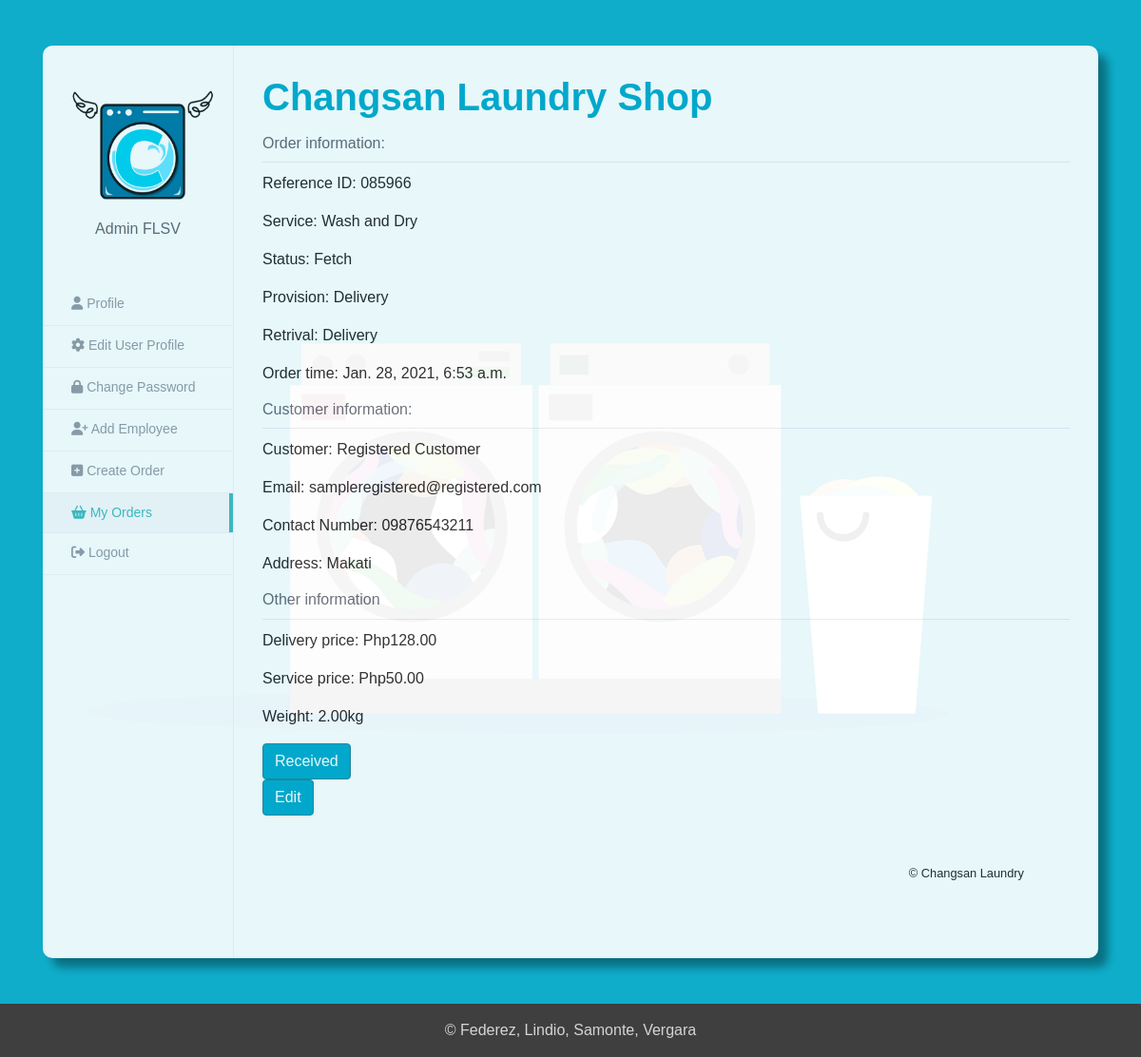
The page /orders/085966 (signed in) on the database as committed earlier.
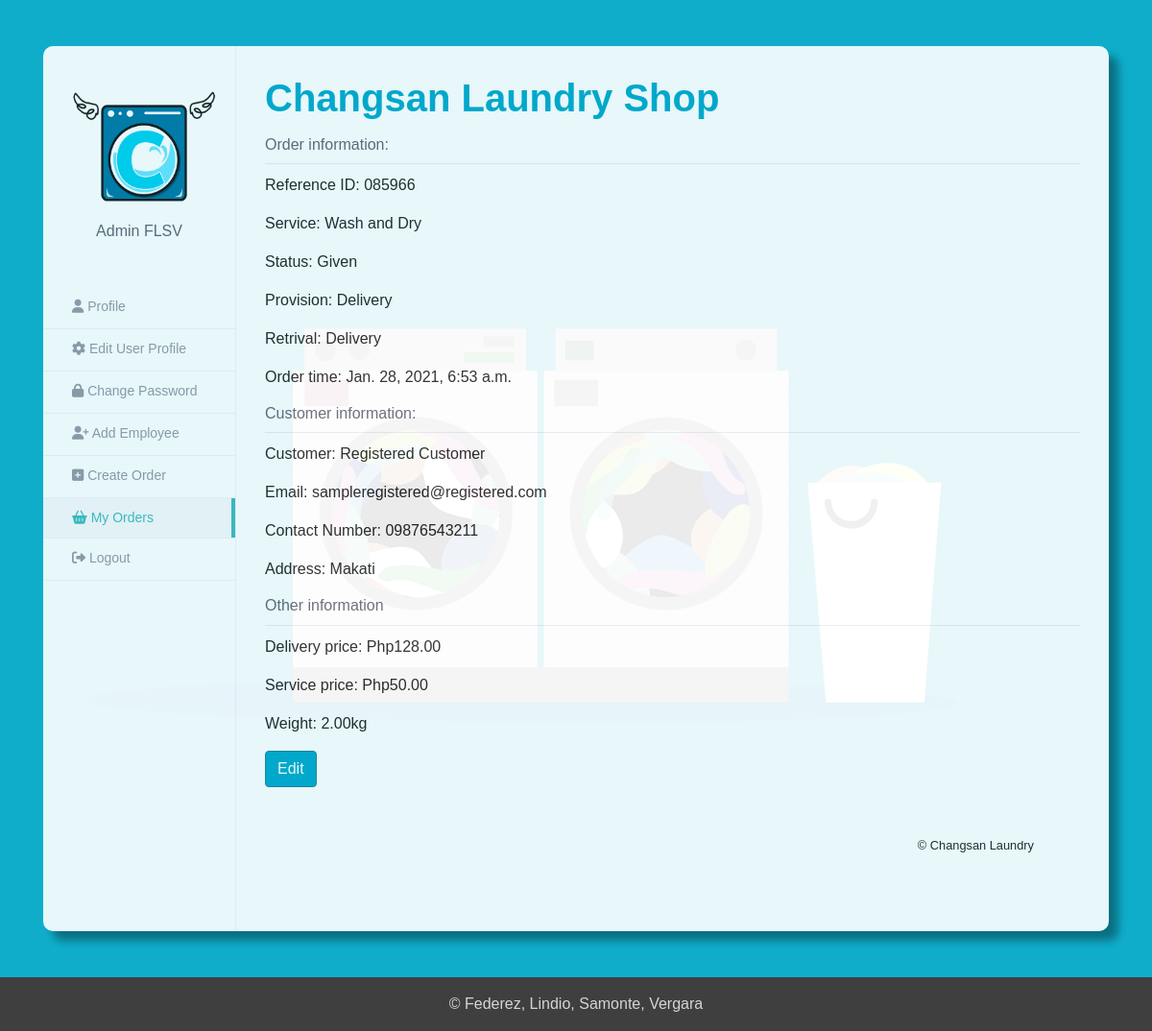
The same page on the database as committed later.
### orders/views.py (the view, shortened to what this page needs)
# urls.py: path('<str:ref_id>', OrderDetailView.as_view(), name="order_detail"),
class OrderDetailView(LoginRequiredMixin, View):
    def get(self, request, ref_id):
        order = get_order_by_ref_id(ref_id)
        print(order.status)
        return render(request, 'order_details.html', {'order': order,
                                                      'order_status_name': ['Fetch', 'Received', 'Confirm', 'Processing', 'Ready', 'Given', ''][order.status]
                                                      })

### orders/views.py (called while the page is built)
def get_order_by_ref_id(id):
    try:
        return Order.objects.get(ref_id = id)
    except Order.DoesNotExist:
        return None

### templates/order_details.html (shortened to what the changed rows need)
{% load static %}
<!DOCTYPE html>
<html lang="en">
<head>
  <link rel="stylesheet" href="http://maxcdn.bootstrapcdn.com/bootstrap/4.0.0/css/bootstrap.min.css">
  <link rel="stylesheet" href="https://cdnjs.cloudflare.com/ajax/libs/OwlCarousel2/2.3.4/assets/owl.carousel.min.css">
  <link href="{% static 'css/profile.css' %}" rel="stylesheet">
</head>
<body>
  <div class="container">
      <div class="view-account">
          <section class="module">
              <div class="module-inner">
                  <div class="content-panel my-5">
                      <h2 class="title">Changsan Laundry Shop </h2>
                      <fieldset class="fieldset">
                          <h3 class="fieldset-title">Order information: </h3>
                          <p> Reference ID: {{ order.ref_id }} </p>
                          <p> Service:
                              {% if order.service == 0 %} Wash and Dry
                              {% elif order.service == 1 %} Wash, Dry, Fold
                              {% elif order.service == 2 %} Dry Cleaning
                              {% elif order.service == 3 %} Laundromat Products
                              {% endif %}
                          </p>
                          <p> Status:
                              {% if order.status == 0 %} Cancelled
                              {% elif order.status == 1 %} Fetch
                              {% elif order.status == 2 %} Received
                              {% elif order.status == 3 %} Confirmed
                              {% elif order.status == 4 %} Processing
                              {% elif order.status == 5 %} Ready
                              {% elif order.status == 6 %} Given
                              {% endif %}
                          </p>
                          <p> Provision:
                              {% if order.provision_type == 0 %} Delivery
                              {% else %} Drop-off
                              {% endif %}
                          </p>
                          <p> Retrival:
                              {% if order.retrieval_type == 0 %} Delivery
                              {% else %} Pick-up
                              {% endif %}
                          </p>
                          <p> Order time: {{ order.order_time }} </p>
                          <h3 class="fieldset-title"> Customer information: </h3>
                          <p> Customer: {{ order.customer.user.first_name }} {{ order.customer.user.last_name}} </p>
                          <p> Email: {{ order.customer.user.email }} </p>
                          <p> Contact Number: {{ order.customer.contact }} </p>
                          <p> Address: {{ order.address }} </p>
                          <h3 class="fieldset-title"> Other information </h3>
                          <p> Delivery price: Php{{ order.delivery_price }} </p>
                          <p> Service price: Php{{ order.service_price }} </p>
                          <p> Weight: {{ order.weight }}kg </p>
                          <form method="post">
                              {% if request.user.is_customer %}
                                  {% if order.status == 2 %}
                                  <button type="submit" name="update_confirmed" class="btn btn-primary mt-6">{{ order_status_name }} </button>
                                  {% endif %}
                              {% else %}
                                  {% if order.status != 6 %}
                                  <button type="submit" name="update_confirmed" class="btn btn-primary mt-6">{{ order_status_name }} </button>
                                  {% endif %}
                              {% endif %}
                          </form>
                          <a href="{% url 'order_edit' order.ref_id %}"><button type="button" class="btn btn-primary mt-6">Edit</button></a>
                      </fieldset>
                  </div>
              </div>
          </section>
      </div>
  </div>
</body>
</html>

Rows that differ between the two databases and show on the page:
changed Order "Makati": status 1 → 6 (drawn)
Other text that changed with them:
{{ order_status_name }}: "Received" → (not shown)
text no longer shown: "Fetch"
text now shown: "Given"
